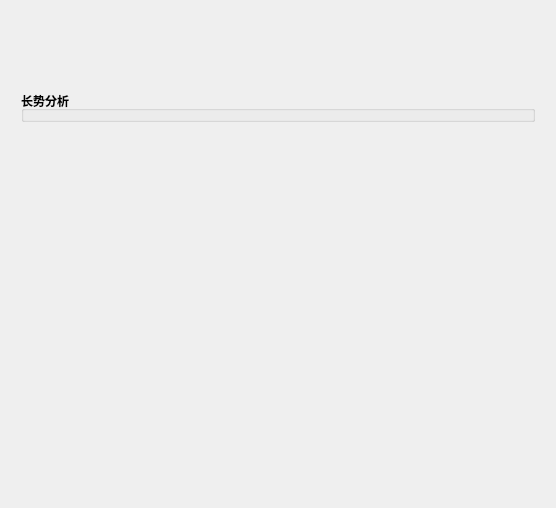
<?xml version="1.0" encoding="UTF-8"?>
<ui version="4.0">
 <class>AgriPatrolLegend</class>
 <widget class="QWidget" name="AgriPatrolLegend">
  <property name="geometry">
   <rect>
    <x>0</x>
    <y>0</y>
    <width>556</width>
    <height>508</height>
   </rect>
  </property>
  <property name="maximumSize">
   <size>
    <width>16777215</width>
    <height>16777215</height>
   </size>
  </property>
  <property name="windowTitle">
   <string>Form</string>
  </property>
  <layout class="QVBoxLayout" name="verticalLayout">
   <item>
    <widget class="QWidget" name="widget" native="true">
     <layout class="QVBoxLayout" name="verticalLayout_2">
      <property name="leftMargin">
       <number>10</number>
      </property>
      <property name="topMargin">
       <number>80</number>
      </property>
      <property name="rightMargin">
       <number>10</number>
      </property>
      <property name="bottomMargin">
       <number>0</number>
      </property>
      <item>
       <widget class="QGroupBox" name="groupBox">
        <property name="font">
         <font>
          <weight>75</weight>
          <bold>true</bold>
         </font>
        </property>
        <property name="title">
         <string>长势分析</string>
        </property>
       </widget>
      </item>
     </layout>
    </widget>
   </item>
   <item>
    <spacer name="verticalSpacer">
     <property name="orientation">
      <enum>Qt::Vertical</enum>
     </property>
     <property name="sizeHint" stdset="0">
      <size>
       <width>20</width>
       <height>40</height>
      </size>
     </property>
    </spacer>
   </item>
  </layout>
 </widget>
 <resources/>
 <connections/>
</ui>
